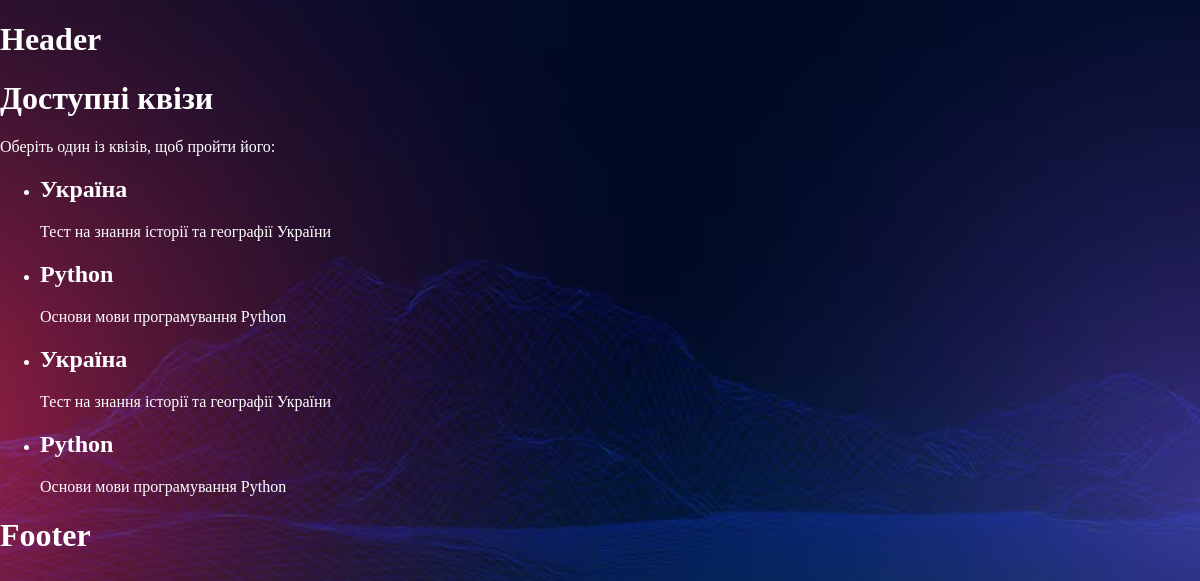
Screenshot of /quizzes with the database file from the repository.
### tables this page shows
CREATE TABLE Quizz (
            quizz_id INTEGER PRIMARY KEY,
            quizz_name TEXT NOT NULL,
            description TEXT
            );

### main.py (the view)
@app.route('/quizzes')
def quizzes():
    agent = SQLAgent("test.db")
    quizzes = agent.get_all_quizzes()
    agent.db.close()
    return render_template('quizzes.html', quizzes=quizzes)

### SQLAgent.py (called while the page is built)
    def get_all_quizzes(self):
        cursor = self.db.cursor()
        cursor.execute('SELECT * FROM Quizz')
        quizzes = cursor.fetchall()
        cursor.close()
        return quizzes

### templates/quizzes.html
{% extends 'base.html' %}
{% block main %}
<main>
    <h1>Доступні квізи</h1>
    <p>Оберіть один із квізів, щоб пройти його:</p>
    <ul>
        {% for quiz in quizzes %}
        <li>
            <h2>{{ quiz.quizz_name }}</h2>
            <p>{{ quiz.description }}</p>
        </li>
        {% endfor %}
    </ul>
</main>
{% endblock main %}

### templates/base.html (shortened to what this page needs)
<!DOCTYPE html>
<html lang="en">
<head>
     <link rel="stylesheet" href="{{ url_for('static', filename='style.css') }}">
</head>
<body>
<h1> Header </h1>
{% block main%}
{% endblock main%}
<h1>Footer </h1>
</body>
</html>

### static/style.css (style rules this page uses)
body { background-color: #3f3f80; background-image: url('img.png'); background-repeat: no-repeat; background-size: cover; background-position: center; height: 100vh; margin: 0; color: white; }

### rows the page displays
Quizz: quizz_name "Україна", description "Тест на знання історії та географії України"
Quizz: quizz_name "Python", description "Основи мови програмування Python"
Quizz: quizz_name "Україна", description "Тест на знання історії та географії України"
Quizz: quizz_name "Python", description "Основи мови програмування Python"
